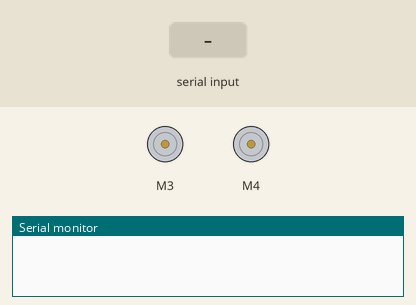
This sketch was run on a simulated Arduino Uno, built with avr-gcc and run on an emulated ATmega328P. Shown: 2 × DC motor (green arrow = forward, orange = backward, longer = faster), the last lines printed to the serial monitor. The inputs (shaded band) are chosen by the test bench.

Above: at 1.2 s.
1.3 s: "F" received over Serial
At 1.8 s:
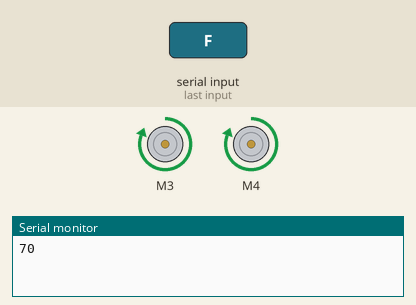
2.8 s: "B" received over Serial
At 4.0 s:
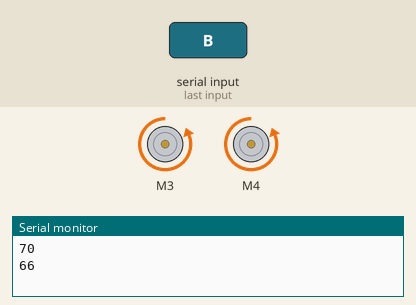
4.3 s: "R" received over Serial
At 5.2 s:
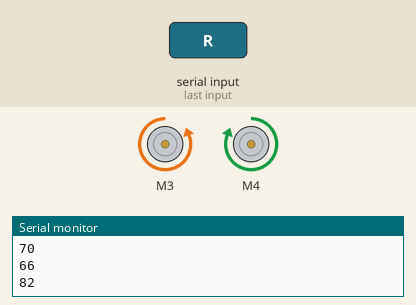
5.8 s: "L" received over Serial
At 6.4 s:
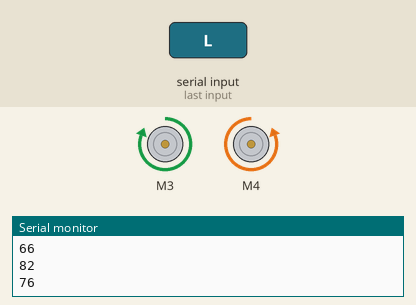
Timing chart, 0 to 8.3 s (numbered marks = the images above; inputs shaded):
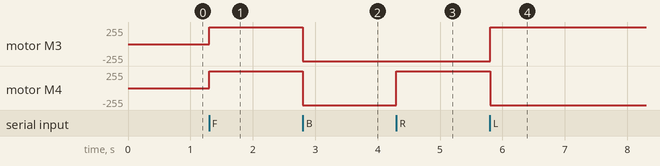

Measured:
- after the input at 1.3 s, motor M3, motor M4: stopped → forward 255/255 at once
- after the input at 2.8 s, motor M3, motor M4: forward 255/255 → backward 255/255 at once
- after the input at 4.3 s, motor M4: backward 255/255 → forward 255/255 at once
- after the input at 5.8 s, motor M3: backward 255/255 → forward 255/255 at once; motor M4: forward 255/255 → backward 255/255 at once

The sketch:

example1.ino
```cpp
int data;
#include <AFMotor.h>

AF_DCMotor motor(3);
AF_DCMotor motor2(4);

void setup() {
   Serial.begin(9600);
  motor.setSpeed(255);
  motor2.setSpeed(255);
}

void loop() {
  bluetooth();
}
void bluetooth() {
  if (Serial.available() > 0) { // check if there's any serial buffer in the terminal
    data = Serial.read(); // read the buffer and store it in the variable data
    Serial.println(data); // print the data (buffer) in the terminal (monitor) with a line break

    if (data == 'F') {
      moveForward();
    } else if (data == 'B') {
      moveBackward();
    } else if (data == 'R') {
      moveRight();
    } else if (data == 'L') {
      moveLeft();
    }
  }
}
void moveForward() {
  motor.run(FORWARD);
  motor2.run(FORWARD);
}

void moveBackward() {
  motor.run(BACKWARD);
  motor2.run(BACKWARD);
}
void moveRight() {
  motor.run(BACKWARD);
  motor2.run(FORWARD);
}
void moveLeft() {
  motor.run(FORWARD);
  motor2.run(BACKWARD);
}
```
